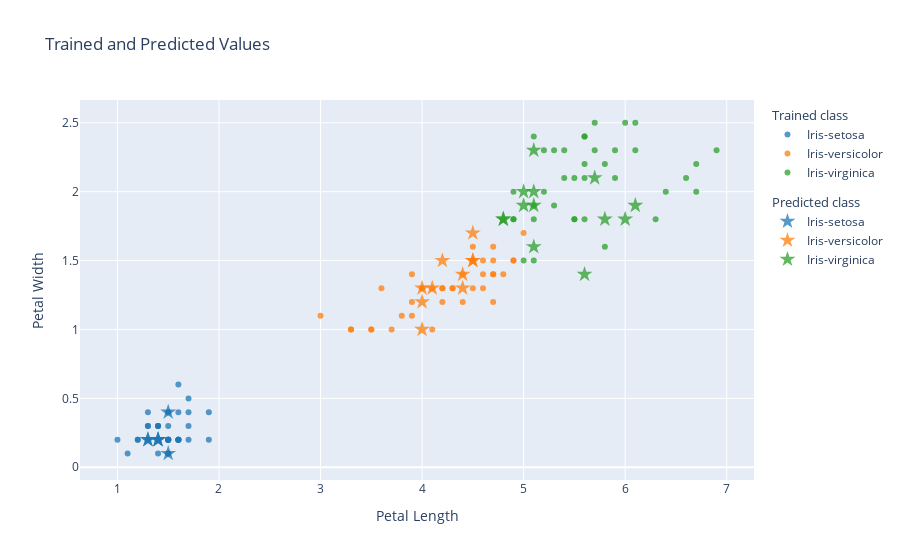

Write notebook code for a chart like this one.
### Markdown cell above
### Inspect the Predictions

Howso Engine has high accuracy even on small datasets.

Here we see a comparison of the trained data (dots) and the predicted data (stars). This plot shows that the predictions align well with the trained data.

### Code cell
train_data = train_data.astype({"class": str})
predicted_data = pd.concat([new_data.reset_index(drop=True).drop(columns="class"), reaction["action"]], axis=1)
predicted_data = predicted_data.astype({"class": str})

cmap = px.colors.qualitative.D3
fig = go.Figure()
for i, (label, group) in enumerate(train_data.groupby("class")):
    fig.add_trace(go.Scatter(
        x=group["petal length"],
        y=group["petal width"],
        mode="markers",
        name=label,
        marker=dict(color=cmap[i], opacity=0.75),
        legendgroup="trained",
        legendgrouptitle_text="Trained class",
    ))

for i, (label, group) in enumerate(predicted_data.groupby("class")):
    fig.add_trace(go.Scatter(
        x=group["petal length"],
        y=group["petal width"],
        mode="markers",
        marker=dict(size=12, symbol="star", color=cmap[i], opacity=0.75),
        name=label,
        legendgroup="predicted",
        legendgrouptitle_text="Predicted class",
        hovertext=group.index,
    ))

fig.update_layout(
    xaxis_title="Petal Length",
    yaxis_title="Petal Width",
    title="Trained and Predicted Values"
)
fig.show(width=1000)

### Figure 1 — Plotly figure (JSON) as saved in the notebook; plotly's stock layout.template omitted (floating-point values rounded to 4 significant figures)
{"data": [{"legendgroup": "trained", "legendgrouptitle": {"text": "Trained class"}, "marker": {"color": "#1F77B4", "opacity": 0.75}, "mode": "markers", "name": "Iris-setosa", "type": "scatter", "x": [1.5, 1.2, 1.6, 1.7, 1.7, 1.5, 1.6, 1.3, 1.6, 1.4, 1.0, 1.5, 1.4, 1.3, 1.7, 1.4, 1.3, 1.5, 1.4, 1.1, 1.4, 1.2, 1.9, 1.6, 1.5, 1.9, 1.5, 1.5, 1.5, 1.3, 1.4, 1.6, 1.4, 1.6, 1.4, 1.5, 1.5, 1.6, 1.5, 1.4, 1.3, 1.7, 1.5], "y": [0.2, 0.2, 0.2, 0.2, 0.3, 0.4, 0.6, 0.4, 0.2, 0.2, 0.2, 0.3, 0.2, 0.3, 0.4, 0.3, 0.3, 0.1, 0.3, 0.1, 0.1, 0.2, 0.2, 0.4, 0.1, 0.4, 0.2, 0.2, 0.2, 0.2, 0.2, 0.2, 0.2, 0.2, 0.3, 0.2, 0.1, 0.2, 0.2, 0.2, 0.2, 0.5, 0.4]}, {"legendgroup": "trained", "legendgrouptitle": {"text": "Trained class"}, "marker": {"color": "#FF7F0E", "opacity": 0.75}, "mode": "markers", "name": "Iris-versicolor", "type": "scatter", "x": [3.9, 4.3, 4.8, 3.0, 4.2, 5.0, 3.7, 4.7, 4.7, 4.6, 4.6, 4.0, 4.4, 4.6, 4.5, 3.3, 4.5, 4.8, 4.5, 4.5, 4.9, 3.5, 4.1, 4.0, 4.5, 4.7, 3.3, 3.9, 4.2, 3.9, 4.7, 4.3, 3.5, 4.9, 3.6, 3.8, 4.4, 4.2, 4.7, 4.1], "y": [1.2, 1.3, 1.8, 1.1, 1.3, 1.7, 1.0, 1.6, 1.4, 1.5, 1.4, 1.3, 1.4, 1.3, 1.6, 1.0, 1.5, 1.4, 1.3, 1.5, 1.5, 1.0, 1.0, 1.3, 1.5, 1.4, 1.0, 1.1, 1.3, 1.4, 1.2, 1.3, 1.0, 1.5, 1.3, 1.1, 1.2, 1.2, 1.5, 1.3]}, {"legendgroup": "trained", "legendgrouptitle": {"text": "Trained class"}, "marker": {"color": "#2CA02C", "opacity": 0.75}, "mode": "markers", "name": "Iris-virginica", "type": "scatter", "x": [5.5, 5.1, 5.2, 4.9, 6.0, 5.6, 5.2, 6.7, 6.9, 5.9, 6.3, 5.9, 5.0, 5.6, 5.1, 5.8, 5.6, 6.1, 5.6, 6.1, 5.5, 6.6, 5.7, 5.8, 5.1, 6.4, 6.7, 5.5, 5.6, 4.9, 5.7, 5.1, 5.4, 5.3, 5.4, 4.9, 5.3], "y": [1.8, 1.8, 2.0, 2.0, 2.5, 2.4, 2.3, 2.2, 2.3, 2.3, 1.8, 2.1, 1.5, 2.1, 1.9, 1.6, 2.2, 2.5, 1.8, 2.3, 1.8, 2.1, 2.3, 2.2, 2.4, 2.0, 2.0, 2.1, 2.4, 1.8, 2.5, 1.5, 2.3, 1.9, 2.1, 1.8, 2.3]}, {"hovertext": [6.0, 12.0, 15.0, 16.0, 20.0, 23.0, 24.0], "legendgroup": "predicted", "legendgrouptitle": {"text": "Predicted class"}, "marker": {"color": "#1F77B4", "opacity": 0.75, "size": 12, "symbol": "star"}, "mode": "markers", "name": "Iris-setosa", "type": "scatter", "x": [1.4, 1.5, 1.4, 1.3, 1.5, 1.4, 1.3], "y": [0.2, 0.1, 0.2, 0.2, 0.4, 0.2, 0.2]}, {"hovertext": [0.0, 5.0, 8.0, 9.0, 11.0, 14.0, 19.0, 21.0, 22.0, 27.0], "legendgroup": "predicted", "legendgrouptitle": {"text": "Predicted class"}, "marker": {"color": "#FF7F0E", "opacity": 0.75, "size": 12, "symbol": "star"}, "mode": "markers", "name": "Iris-versicolor", "type": "scatter", "x": [4.4, 4.1, 4.4, 4.0, 4.5, 4.2, 4.5, 4.0, 4.0, 4.5], "y": [1.4, 1.3, 1.3, 1.3, 1.5, 1.5, 1.7, 1.2, 1.0, 1.5]}, {"hovertext": [1.0, 2.0, 3.0, 4.0, 7.0, 10.0, 13.0, 17.0, 18.0, 25.0, 26.0, 28.0, 29.0], "legendgroup": "predicted", "legendgrouptitle": {"text": "Predicted class"}, "marker": {"color": "#2CA02C", "opacity": 0.75, "size": 12, "symbol": "star"}, "mode": "markers", "name": "Iris-virginica", "type": "scatter", "x": [5.0, 5.1, 5.0, 5.6, 5.1, 5.1, 5.1, 4.8, 5.8, 4.8, 5.7, 6.0, 6.1], "y": [1.9, 2.3, 2.0, 1.4, 2.0, 1.9, 1.6, 1.8, 1.8, 1.8, 2.1, 1.8, 1.9]}], "layout": {"title": {"text": "Trained and Predicted Values"}, "xaxis": {"title": {"text": "Petal Length"}}, "yaxis": {"title": {"text": "Petal Width"}}}}
